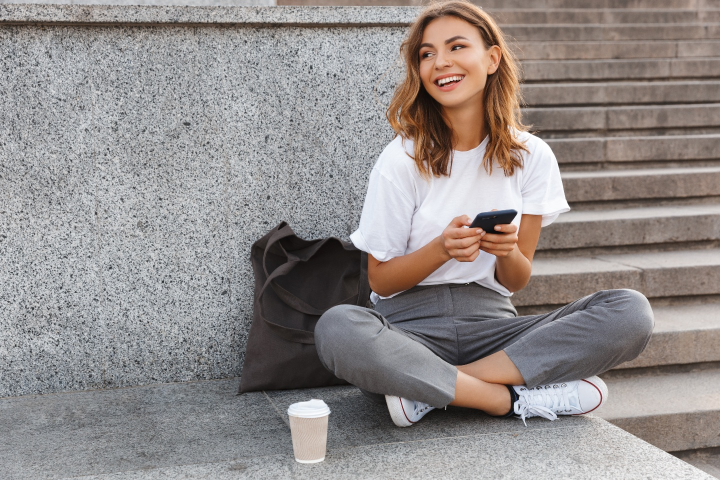
#> input picture 2025-1학기/영상처리 실제/과제/imageProcessing/imgSet/girl_laughing.jpg, 1440 x 960 px (shown at 1/2 size)
$ python ex2.py
#> lines starting #> are read from the running program, lines starting #| are printed output that depends on the picture; after the words box and inside, x2 and y2 are one past the last pixel; in counts of white or black regions, pixels touching at a corner belong together
import cv2 as cv

img = cv.imread('../imgSet/girl_laughing.jpg')
#> img is the input picture: shape (960, 1440, 3); mean B, G, R 139.3, 140.7, 146.8
patch = img[250:350, 170:270, :]
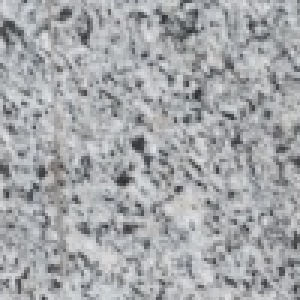
#> patch: shape (100, 100, 3) (shown 3 times larger); mean B, G, R 169.5, 166.7, 165.1

img = cv.rectangle(img, (170, 250), (270, 350), (255, 0, 0), 3)
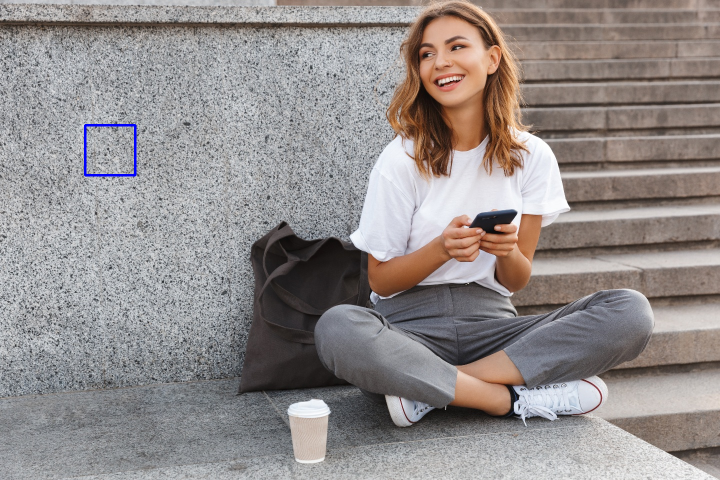
#> img: shape (960, 1440, 3) (shown at 1/2 size); 0.14% of pixels changed, all inside (x1, y1, x2, y2) = (168, 248, 273, 353)
patch1 = cv.resize(patch, dsize=(0, 0), fx=5, fy=5, interpolation=cv.INTER_NEAREST)
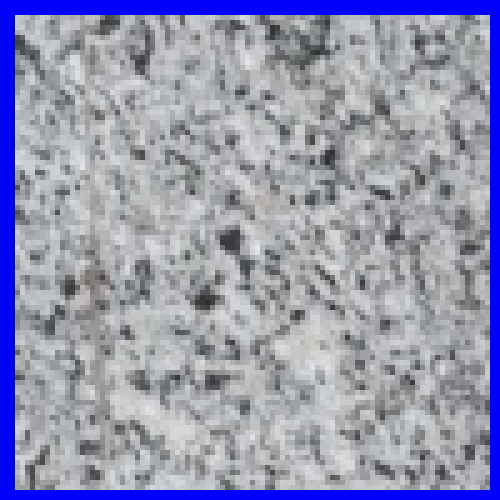
#> patch1: shape (500, 500, 3); mean B, G, R 177.7, 150.3, 148.8
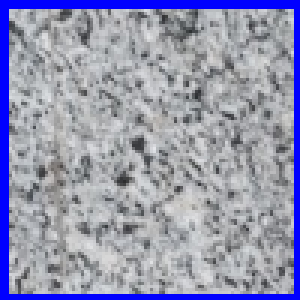
#> patch: shape (100, 100, 3) (shown 3 times larger); 9.75% of pixels changed, all inside (x1, y1, x2, y2) = (0, 0, 100, 100)
patch2 = cv.resize(patch, dsize=(0, 0), fx=5, fy=5, interpolation=cv.INTER_LINEAR)
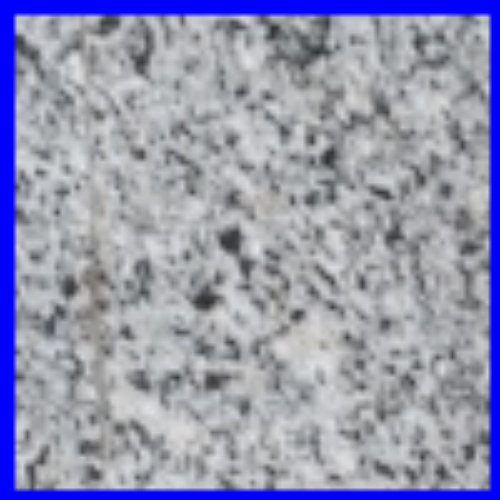
#> patch2: shape (500, 500, 3); mean B, G, R 177.6, 150.2, 148.8
patch3 = cv.resize(patch, dsize=(0, 0), fx=5, fy=5, interpolation=cv.INTER_CUBIC)

cv.imshow('Original', img)
cv.imshow('Resize nearest', patch1)
cv.imshow('Resize bilinear', patch2)
cv.imshow('Resize bicubic', patch3)

cv.waitKey()
cv.destroyAllWindows()

$ run again, with 2025-1학기/영상처리 실제/과제/imageProcessing/imgSet/mot_color70.jpg copied over 2025-1학기/영상처리 실제/과제/imageProcessing/imgSet/girl_laughing.jpg
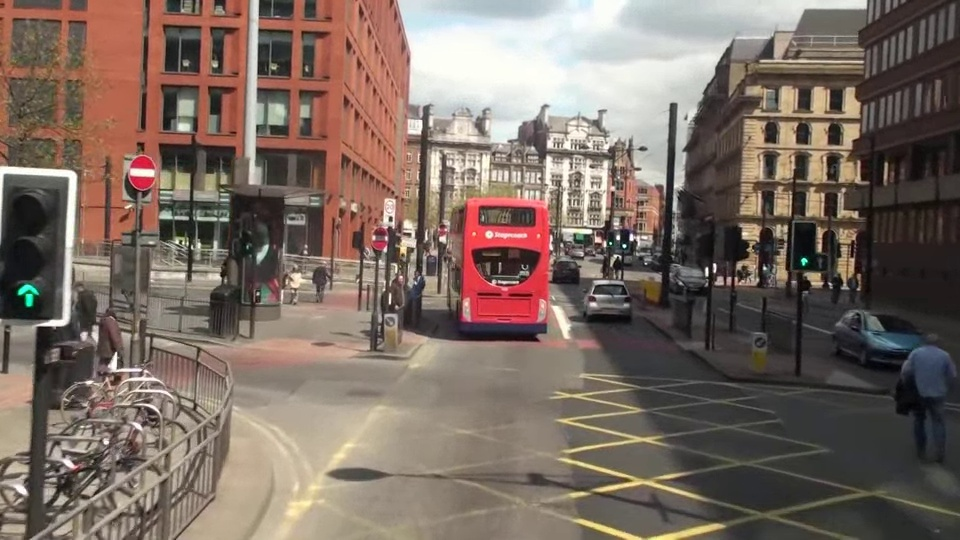
#> input picture 2025-1학기/영상처리 실제/과제/imageProcessing/imgSet/mot_color70.jpg, 960 x 540 px
#> img is the input picture: shape (540, 960, 3); mean B, G, R 98.4, 107.7, 123.2
#> `img = cv.rectangle(img, (170, 250), (270, 350), (255, 0, 0), 3)`:
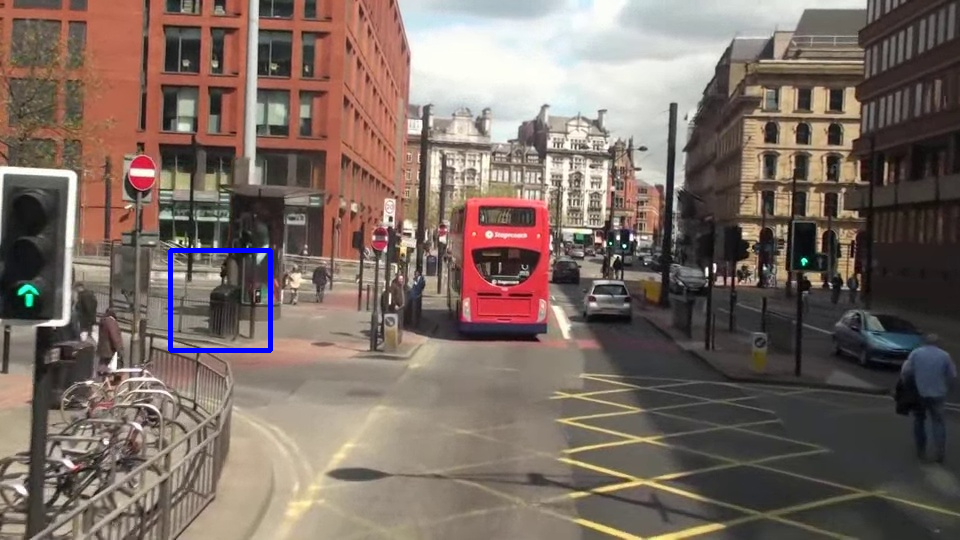
#> img: shape (540, 960, 3); 0.38% of pixels changed, all inside (x1, y1, x2, y2) = (168, 248, 273, 353)
#> `patch1 = cv.resize(patch, dsize=(0, 0), fx=5, fy=5, interpolation=cv.I..`:
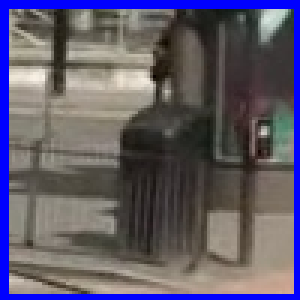
#> patch: shape (100, 100, 3) (shown 3 times larger); mean B, G, R 106.3, 90.1, 95.8

$ run again, with 2025-1학기/영상처리 실제/과제/imageProcessing/imgSet/mot_color83.jpg copied over 2025-1학기/영상처리 실제/과제/imageProcessing/imgSet/girl_laughing.jpg
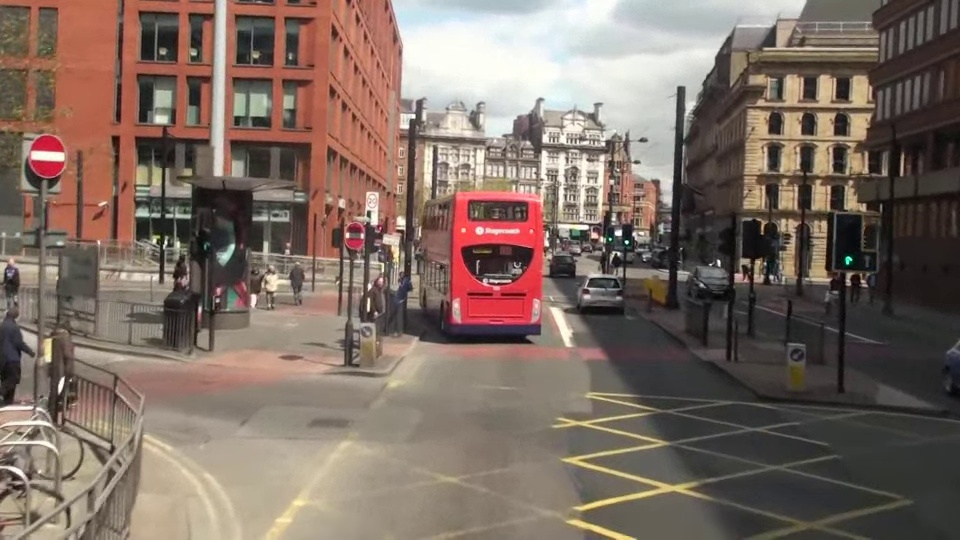
#> input picture 2025-1학기/영상처리 실제/과제/imageProcessing/imgSet/mot_color83.jpg, 960 x 540 px
#> img is the input picture: shape (540, 960, 3); mean B, G, R 99.1, 108.8, 125.8
#> `img = cv.rectangle(img, (170, 250), (270, 350), (255, 0, 0), 3)`:
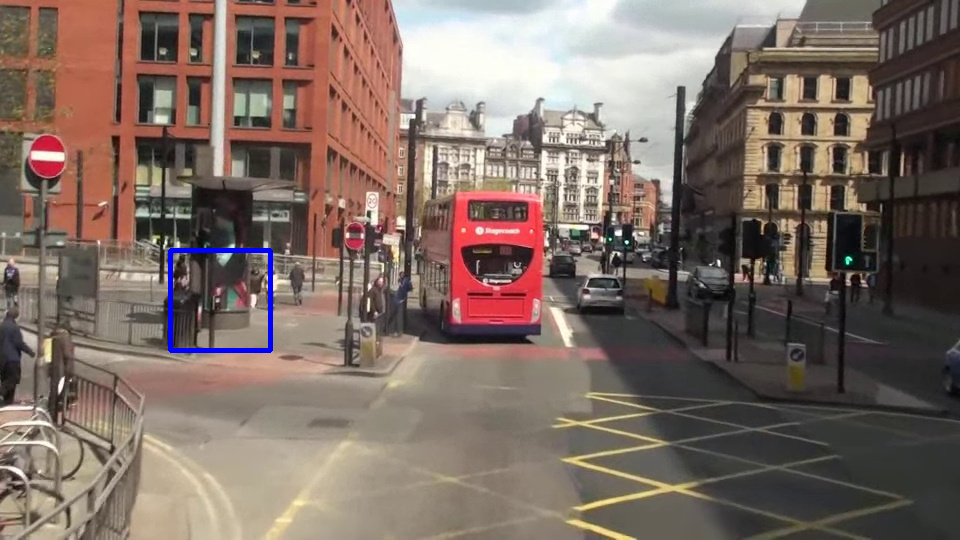
#> img: shape (540, 960, 3); 0.38% of pixels changed, all inside (x1, y1, x2, y2) = (168, 248, 273, 353)
#> `patch1 = cv.resize(patch, dsize=(0, 0), fx=5, fy=5, interpolation=cv.I..`:
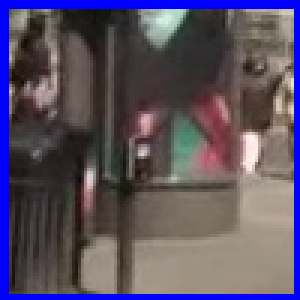
#> patch: shape (100, 100, 3) (shown 3 times larger); mean B, G, R 99.2, 80.5, 90.1
